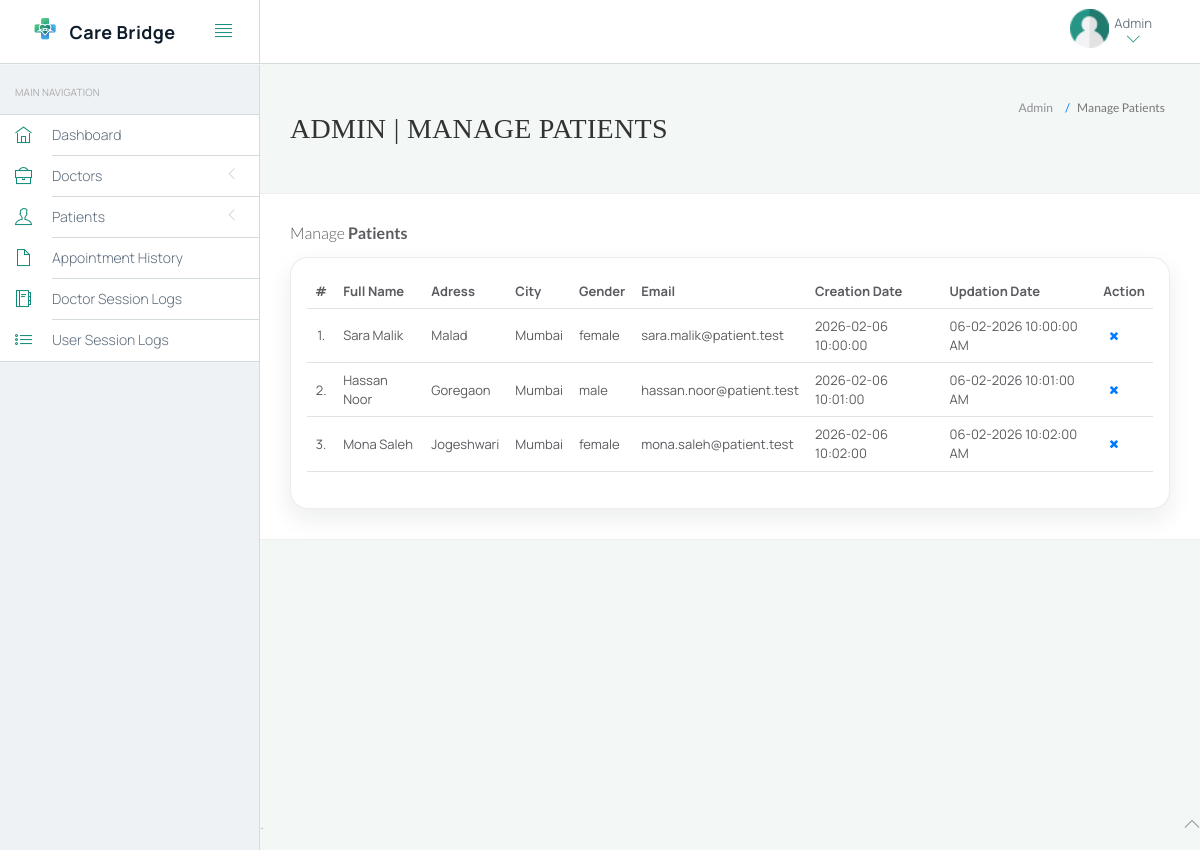
/hms/admin/manage-users.php (signed in), run on the app's committed database.
### tables this page shows
CREATE TABLE IF NOT EXISTS `users` (
  `id` int(11) NOT NULL,
  `fullName` varchar(255) NOT NULL,
  `address` longtext NOT NULL,
  `city` varchar(255) NOT NULL,
  `gender` varchar(255) NOT NULL,
  `email` varchar(255) NOT NULL,
  `password` varchar(255) NOT NULL,
  `regDate` timestamp NOT NULL DEFAULT CURRENT_TIMESTAMP,
  `updationDate` varchar(255) NOT NULL
);

### hms/admin/manage-users.php (the view, shortened to what this page needs)
<?php
include('include/config.php');
?>
<!DOCTYPE html>
<html lang="en">
	<head>
		<link rel="stylesheet" href="vendor/bootstrap/css/bootstrap.min.css">
		<link rel="stylesheet" href="vendor/fontawesome/css/font-awesome.min.css">
		<link rel="stylesheet" href="vendor/themify-icons/themify-icons.min.css">
		<link href="vendor/animate.css/animate.min.css" rel="stylesheet" media="screen">
		<link href="vendor/perfect-scrollbar/perfect-scrollbar.min.css" rel="stylesheet" media="screen">
		<link href="vendor/switchery/switchery.min.css" rel="stylesheet" media="screen">
		<link href="vendor/bootstrap-touchspin/jquery.bootstrap-touchspin.min.css" rel="stylesheet" media="screen">
		<link href="vendor/select2/select2.min.css" rel="stylesheet" media="screen">
		<link href="vendor/bootstrap-datepicker/bootstrap-datepicker3.standalone.min.css" rel="stylesheet" media="screen">
		<link href="vendor/bootstrap-timepicker/bootstrap-timepicker.min.css" rel="stylesheet" media="screen">
		<link rel="stylesheet" href="assets/css/styles.css">
		<link rel="stylesheet" href="assets/css/plugins.css">
		<link rel="stylesheet" href="assets/css/themes/theme-1.css" id="skin_color" />
	</head>
	<body>
		<div id="app">
<?php include('include/sidebar.php');?>
			<div class="app-content">
						<?php include('include/header.php');?>
				<div class="main-content" >
					<div class="wrap-content container" id="container">
						<section id="page-title">
							<div class="row">
								<div class="col-sm-8">
									<h1 class="mainTitle">Admin | Manage Patients</h1>
																	</div>
								<ol class="breadcrumb">
									<li>
										<span>Admin</span>
									</li>
									<li class="active">
										<span>Manage Patients</span>
									</li>
								</ol>
							</div>
						</section>
						<div class="container-fluid container-fullw bg-white">
									<div class="row">
								<div class="col-md-12">
									<h5 class="over-title margin-bottom-15">Manage <span class="text-bold">Patients</span></h5>
									<div class="care-table-wrap table-responsive">
									<table class="table table-hover care-table" id="sample-table-1">
										<thead>
											<tr>
												<th class="center">#</th>
												<th>Full Name</th>
												<th class="hidden-xs">Adress</th>
												<th>City</th>
												<th>Gender </th>
												<th>Email </th>
												<th>Creation Date </th>
												<th>Updation Date </th>
												<th>Action</th>
											</tr>
										</thead>
										<tbody>
<?php
$sql=mysqli_query($bd, "select * from users");
$cnt=1;
while($row=mysqli_fetch_array($sql))
{
?>
											<tr>
												<td class="center"><?php echo $cnt;?>.</td>
												<td class="hidden-xs"><?php echo $row['fullName'];?></td>
												<td><?php echo $row['address'];?></td>
												<td><?php echo $row['city'];?>
												</td>
												<td><?php echo $row['gender'];?></td>
												<td><?php echo $row['email'];?></td>
												<td><?php echo $row['regDate'];?></td>
												<td><?php echo $row['updationDate'];?>
												</td>
												<td >
												<div class="visible-md visible-lg hidden-sm hidden-xs">
	<a href="manage-users.php?id=<?php echo $row['id']?>&del=delete" onClick="return confirm('Are you sure you want to delete?')"class="btn btn-transparent btn-xs tooltips" tooltip-placement="top" tooltip="Remove"><i class="fa fa-times fa fa-white"></i></a>
												</div>
												</td>
											</tr>
											<?php
$cnt=$cnt+1;
											 }?>
										</tbody>
									</table>
									</div>
								</div>
							</div>
								</div>
							</div>
						</div>
					</div>
				</div>
	<?php include('include/footer.php');?>
	</body>
</html>

### hms/admin/assets/css/themes/theme-1.css (style rules this page uses)
body { background: #f3f7f6; }

### hms/admin/include/care-bridge-ui.php (style rules this page uses)
:root { --ink: #0f1d2b; --muted: #5c6b7a; --primary: #0f8a7a; --primary-2: #0b6b5f; --surface: #ffffff; --shadow: 0 16px 36px rgba(15, 29, 43, 0.12); --shadow-soft: 0 10px 24px rgba(15, 29, 43, 0.08); --radius-lg: 18px; --radius-md: 12px; }
body, #app { font-family: 'Manrope', sans-serif; }
#page-title h1 { font-family: 'Playfair Display', serif; letter-spacing: .3px; }
.care-table-wrap { background: var(--surface); border-radius: var(--radius-lg); border: 1px solid rgba(15, 29, 43, .08); box-shadow: var(--shadow-soft); padding: 16px; }
.care-table thead th { color: var(--muted); font-weight: 700; border-bottom: 1px solid rgba(15, 29, 43, .08); }

### data on the page
users: fullName "Sara Malik", address "Malad", city "Mumbai", gender "female", email "sara.malik@patient.test", regDate "2026-02-06 10:00:00", updationDate "06-02-2026 10:00:00 AM"
users: fullName "Hassan Noor", address "Goregaon", city "Mumbai", gender "male", email "hassan.noor@patient.test", regDate "2026-02-06 10:01:00", updationDate "06-02-2026 10:01:00 AM"
users: fullName "Mona Saleh", address "Jogeshwari", city "Mumbai", gender "female", email "mona.saleh@patient.test", regDate "2026-02-06 10:02:00", updationDate "06-02-2026 10:02:00 AM"
